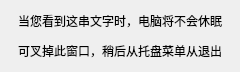
<?xml version="1.0" encoding="UTF-8"?>
<ui version="4.0">
 <class>MainWindow</class>
 <widget class="QMainWindow" name="MainWindow">
  <property name="geometry">
   <rect>
    <x>0</x>
    <y>0</y>
    <width>240</width>
    <height>72</height>
   </rect>
  </property>
  <property name="windowTitle">
   <string>MainWindow</string>
  </property>
  <widget class="QWidget" name="centralwidget">
   <layout class="QVBoxLayout" name="verticalLayout">
    <item>
     <widget class="QLabel" name="label">
      <property name="text">
       <string>&lt;html&gt;&lt;head/&gt;&lt;body&gt;&lt;p&gt;当您看到这串文字时，电脑将不会休眠&lt;/p&gt;&lt;p&gt;可叉掉此窗口，稍后从托盘菜单从退出&lt;/p&gt;&lt;/body&gt;&lt;/html&gt;</string>
      </property>
      <property name="alignment">
       <set>Qt::AlignCenter</set>
      </property>
     </widget>
    </item>
   </layout>
  </widget>
 </widget>
 <resources/>
 <connections/>
</ui>
